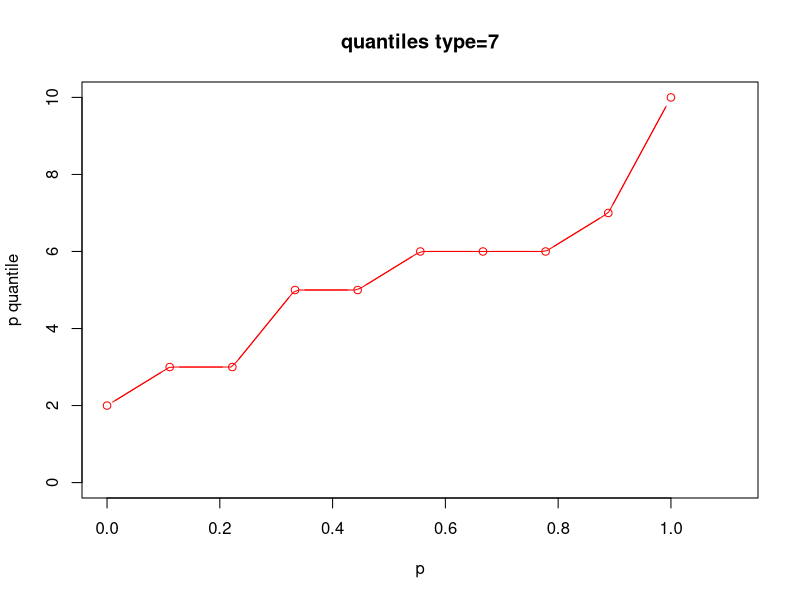
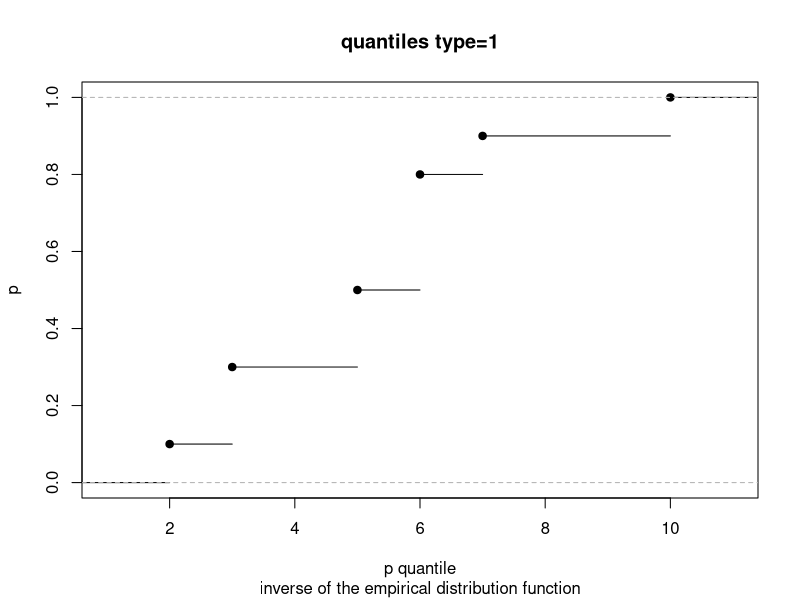

These charts were generated, in order, by the following R code:
#####################################################
# Descriptive Statistics: Functions for different 
# measures and their implentations in R
#
# File: des_stat_measures.R
#
#####################################################
library(tidyverse)

# sample 
x <- c(3, 7, 2, 5, 6, 10, 6, 3, 6, 5)
sort_x <- sort(x)


# my measures: mean, quantile, variance, geometric mean,
# harmonic mean, trimmed mean
my_mean <- function(x) {
  return(sum(x)/length(x))
}
my_quantile <- function(x,p) {
  x_sort <- sort(x)
  return(x_sort[ceiling(length(x)*p)])
}
my_var <- function(x) {
  mean_x <- sum(x)/length(x)
  return(sum((x-mean_x)^2)/(length(x)-1))
}
geo_mean <- function(x) {
  return(prod(x)^(1/length(x)))
}
harm_mean <- function(x) {
  return(length(x)/(sum(1/x)))
}
trim_mean <- function(x,p) {
  # remove the fraction p/2 of observations from each 
  # end of the ordered sample
  n.remove <- floor(length(x)*p/2) 
  x.ordered <- sort(x)
  x.ordered[(1+n.remove): (length(x)-n.remove)] %>%
    mean() %>% 
    return()
}
# corresponds mean(x, trim = p/2)
	
# several measures for the sample x
# mean
mean(x)
my_mean(x)
# quantiles: type 1 and type 7 methods
quantile(x,c(0.25,0.5,0.75),type=1)
quantile(x,c(0.25,0.5,0.75), type = 7) # = quantile(x,c(0.25,0.5,0.75))
my_quantile(x,c(0.25,0.5,0.75))
# variance
var(x)
my_var(x)
# geometric mean
geo_mean(x)
# harmonic mean
harm_mean(x)
# trimmed mean
trim_mean(x,0.2)
mean(x, trim = 0.1)

# R quantiles: type=1
# If np is an integer p-quantil is x_(np)
# If np is not an integer p-quantil is x_(ceiling(np))
# This is equivalent to the definition from the lecture
#
# R quantiles: type=7
# Consider the points ((k-1)/(n-1), x_(k)) for k=1,2,...,n-1 with x_(k) the 
# k-th value of the ordered sample. Let f() be the function defined by 
# linear interpolating these points. Then the p quantile is f(p)

my_q7 <- function(x,p) {
  x.ordered <- sort(x)
  h <- (length(x)-1)*p +1
  return(x.ordered[floor(h)] + (h-floor(h))*
           (x.ordered[floor(h)+1]-x.ordered[floor(h)]))
}

# compare the values of my_q7 and R, type = quantile
# my_q7(x,seq(0.05,0.95, by=0.01)) - quantile(x,seq(0.05,0.95, by=0.01))
plot(x=(1:length(x)-1)/(length(x)-1),y=sort(x),
     type="b", col = "red",
     xlim=c(0,1.11), ylim=c(0,10),
     xlab="p", ylab="p quantile",
     main="quantiles type=7")
lines(x=seq(0.01,0.99, by=0.01), y=my_q7(x,seq(0.01,0.99, by=0.01)), col="red")


dev.copy2eps(file="../pictures/median_type7.eps")

plot.ecdf(x,xlab="p quantile", ylab="p",
          main="quantiles type=1",
          sub="inverse of the empirical distribution function")
dev.copy2eps(file="../pictures/median_type1.eps")